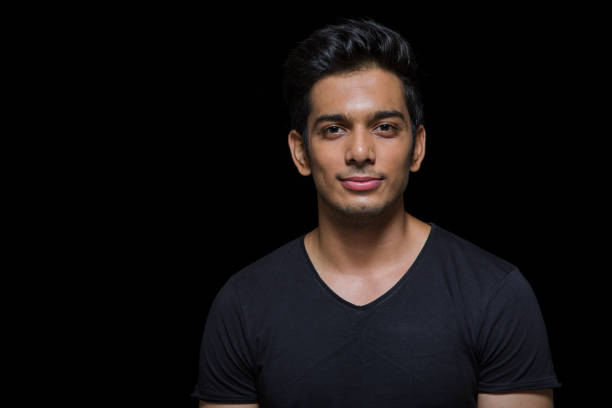
#> input picture project.jpeg, 612 x 408 px
$ python mask.py
#> lines starting #> are read from the running program, lines starting #| are printed output that depends on the picture
import cv2
import numpy as np

video = cv2.VideoCapture(0)
image = cv2.imread('project.jpeg')
#> image is the input picture: shape (408, 612, 3); mean B, G, R 16.2, 16.2, 19.6
while True:
    ret, frame = video.read()
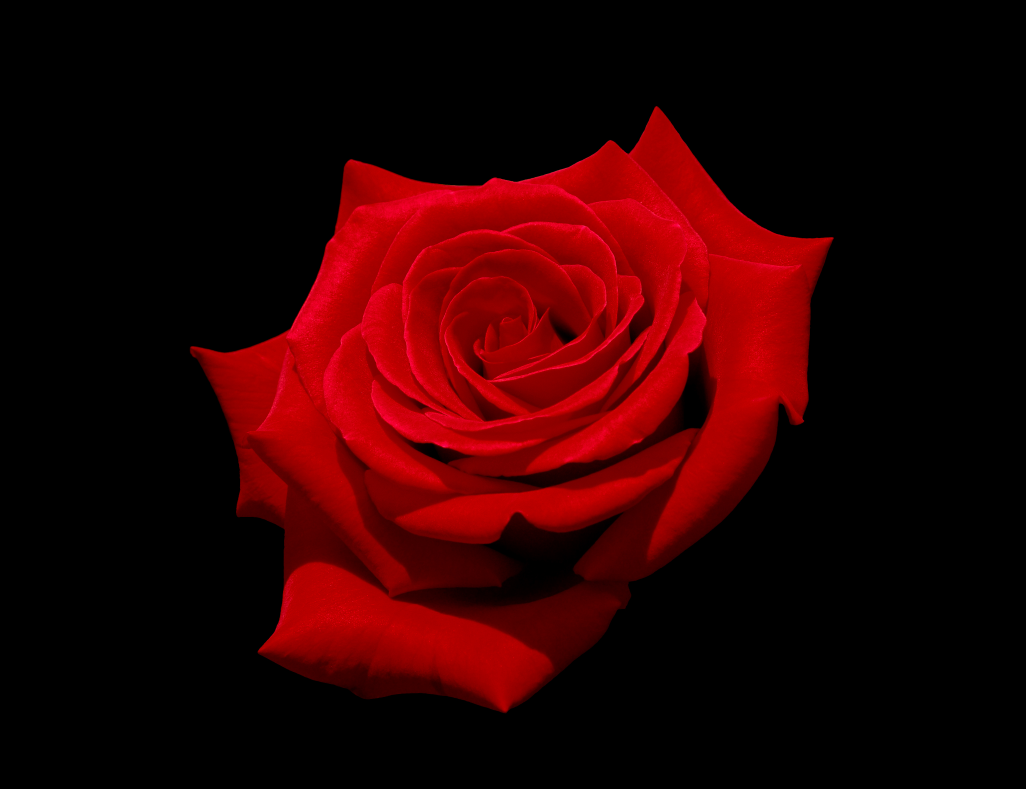
#> input picture proj.jpeg, 3077 x 2365 px, given in place of the camera (shown at 1/3 size)
#> frame is the input picture: shape (2365, 3077, 3); mean B, G, R 0.9, 0.1, 43.9
    frame = cv2.resize(frame,(640,480))
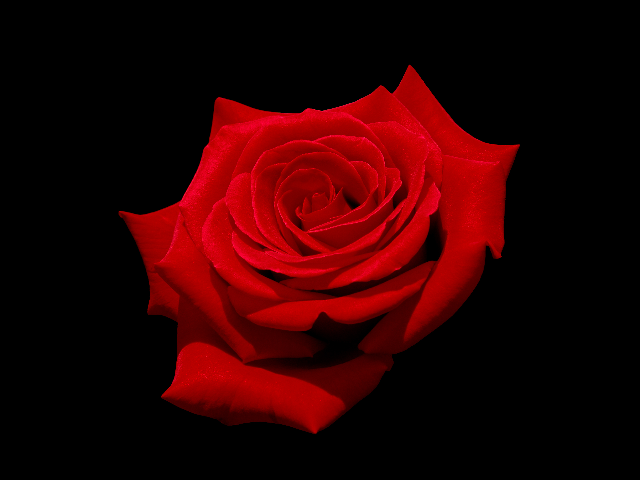
#> frame: shape (480, 640, 3); mean B, G, R 0.9, 0.1, 43.9
    image = cv2.resize(frame,(640,480))
    u_black = np.array([104,153,70])
    l_black = np.array([30,30,0])
    mask = cv2.inRange(frame,l_black,u_black)
#> mask: shape (480, 640); every value is 0
    res = cv2.bitwise_and(frame,frame,mask=mask)
#> res: shape (480, 640, 3); every value is 0
    f = frame - res
    f = np.where(f==0,image,f)
    cv2.imshow('video',frame)
    cv2.imshow('mask',f)
    if cv2.waitKey(1) & 0xFF==ord('q'):
#> (key q is pressed here)
        break

video.release()
cv2.destroyAllWindows()
